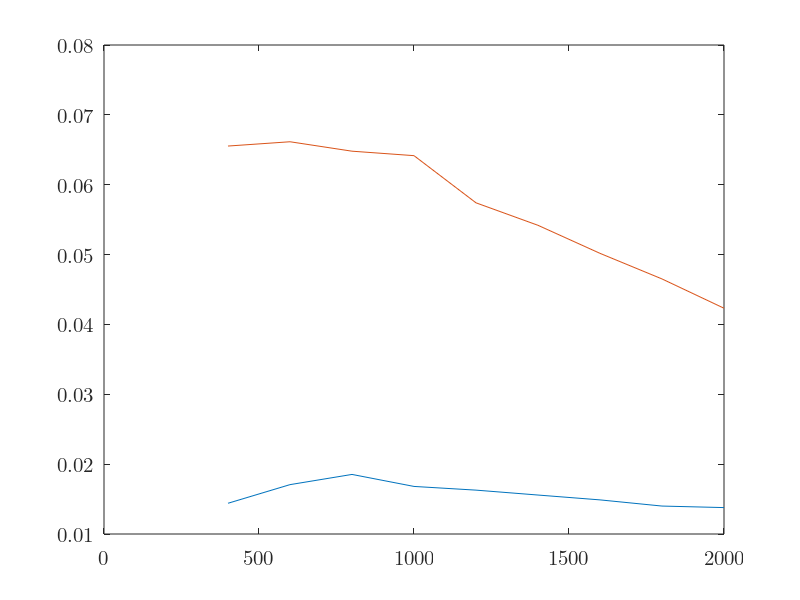

Recreate this plot in MATLAB.
% u =(10:2:26);
% i =[0.065 0.081 0.099 0.117 0.137 0.156 0.177 0.200 0.220];
% v1=[2.795 3.582 4.286 4.648 5.133 6.056 6.587 7.180 7.803];
% r=0.5*103.84*10^(-3);
% s=pi*r*r;
% rho=1.185;
% p0=u.*i
% p1=0.5.*rho.*s.*(v1.^3)
% ita=p1./p0
%
% subplot(1, 2, 1);
% uv=scatter(u, v1, 200, 'k', '.');
% hold on;
% xlim([10, 26])
% xticks(u)
% set(gca, 'FontName', 'Latin Modern Math', 'FontSize', 15);
% xlabel('\fontname{Songti SC}输入电压 \fontname{Latin Modern Math}U/V');
% ylabel('\fontname{Songti SC}风速 \fontname{Latin Modern Math}V_1/(m/s)');
% box on;
% M=[u' ones(9,1)];
% k=M\(v1');
% v1pre=(M*k)';
%
% plot(u, v1pre, '-k', 'LineWidth', 2);
%
% subplot(1, 2, 2);
% plot(v1, ita, '.-k', 'LineWidth', 2, 'MarkerSize', 15);
% set(gca, 'FontName', 'Latin Modern Math', 'FontSize', 15);
% xlabel('\fontname{Songti SC}风速 \fontname{Latin Modern Math}V_1/(m/s)');
% ylabel('\fontname{Songti SC}转换效率 \fontname{Latin Modern Math}\eta');
%

r=(400:200:2000);
u1=[2.40,3.20,3.85,4.10,4.42,4.67,4.88,5.02,5.25];
u2=[5.12,6.30,7.20,8.01,8.30,8.71,8.96,9.15,9.20];
p1=u1.^2./r
p2=u2.^2./r

plot(r, p1, '-');
hold on;
plot(r, p2);
set(gca, 'FontName', 'Latin Modern Math', 'FontSize', 15);
